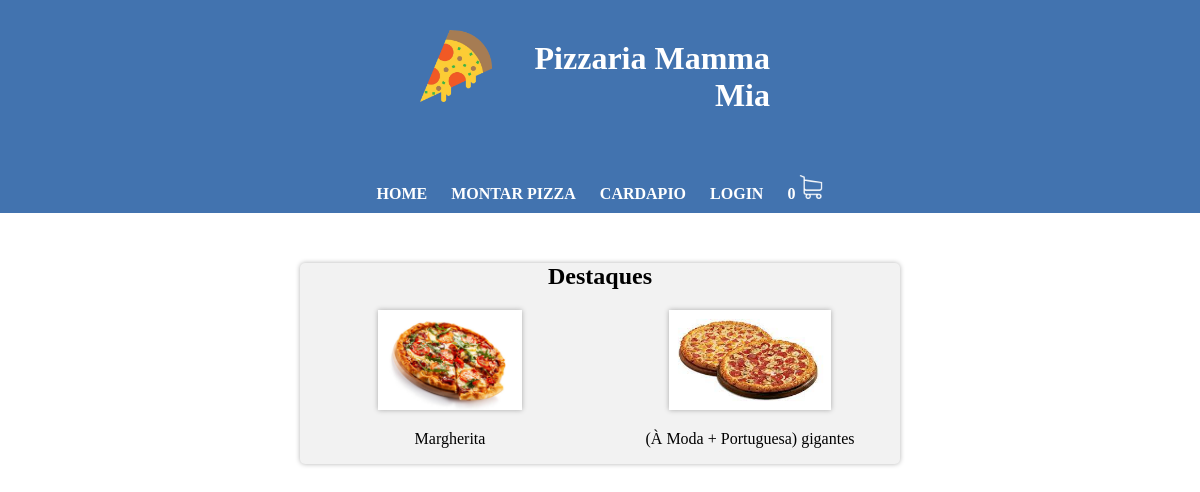
The page / on the database its author committed.
### Pizzaria_Mamma_Mia/models.py (models this page shows, shortened)
class Sabor(models.Model):
    nome = models.CharField(max_length=50, unique=True)
    imagem = models.ImageField(null=True, blank=True)

class Combo(models.Model):
    descricao = models.CharField(max_length=100, unique=True)
    preco = models.DecimalField(max_digits=5, decimal_places=2)
    imagem = models.ImageField(null=True, blank=True)
    fk_pizza_1 = models.ForeignKey(Pizza, on_delete=models.CASCADE, null=True, blank=True, related_name="pizza_1")
    fk_pizza_2 = models.ForeignKey(Pizza, on_delete=models.CASCADE, null=True, blank=True, related_name="pizza_2")
    fk_bebida = models.ForeignKey(Bebida, on_delete=models.CASCADE, null=True, blank=True)

### Pizzaria_Mamma_Mia/views.py (the view)
# urls.py: path("", Home.as_view(), name="home"),
class Home(View):
    def get(self, request):
        context = {
            'pizza': Sabor.objects.get(id=1),
            'combo': Combo.objects.get(id=1),
        }
        context.update(showQtdItensCarrinho(request))
        return render(request, "home.html", context)

### Pizzaria_Mamma_Mia/views_suport.py (called while the page is built)
def showQtdItensCarrinho(request):
    cart = {
        "num_of_items": 0
    }
    if request.user.is_authenticated:
        cart_user, created = Carrinho.objects.get_or_create(user=request.user, completo=False)
        cart['num_of_items'] = cart_user.quantidade_total
    return {"cart": cart}

### Pizzaria_Mamma_Mia/templates/home.html
{% extends "index.html" %}
{% load static %}
{% block conteudo %}
<div class="home">
    <h2>Destaques</h2>
    <div class="home-contain">
        <div class="home-item">
            {% if pizza.imagem %}
                <img src="{{pizza.imagem.url}}" class="imagem-cardapio">
            {% else %}
                <img class="imagem-home" src="https://www.tudodesenhos.com/uploads/images/4973/pizza-inteira.jpg">
            {% endif %}
            <p>{{pizza.nome}}</p>
        </div>
        <div class="home-item">
            {% if combo.imagem %}
                <img src="{{combo.imagem.url}}" class="imagem-cardapio">
            {% else %}
                <img class="imagem-home" src="https://www.tudodesenhos.com/uploads/images/4973/pizza-inteira.jpg">
            {% endif %}
            <p>{{combo.descricao}}</p>
        </div>
    </div>
</div>
{% endblock %}

### Pizzaria_Mamma_Mia/static/style.css (style rules this page uses)
html { --my_blue: #4273af; box-sizing: border-box; }
*, *:before, *:after { box-sizing: inherit; }
body { background-repeat: no-repeat; background-position: left bottom; background-size: cover; height: 100%; margin: 0% 0%; }
.imagem-cardapio { height: 100px; box-shadow: 0 0 5px rgba(0, 0, 0, 0.3); }
.home { width: 50%; position: relative; margin-left: auto; margin-right: auto; background-color: #f2f2f2; margin-top: 50px; border-radius: 5px; text-align: center; box-shadow: 0 0 5px rgba(0, 0, 0, 0.3); }
.home-contain { display: flex; flex-flow: row wrap; justify-content: center; }
.home-item { width: 50%; }

### rows shown on the page
Sabor: imagem (picture), nome "Margherita"
Combo: imagem (picture), descricao "(À Moda + Portuguesa) gigantes"

### other values the page prints
{{ cart.num_of_items }} "0"
